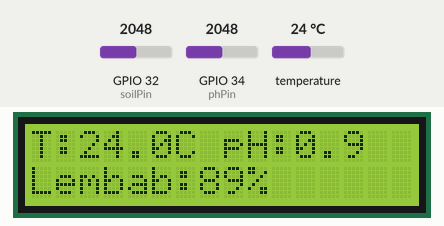
Bench run of a sketch on a simulated ESP32. On the bench: 16×2 character LCD. Inputs (shaded band) come from the test bench; at power-on: GPIO 34 (phPin) = 2048, temperature 24 °C, GPIO 32 (soilPin) = 2048. WiFi joins after 1.5 s; servers stay silent unless stated; uploads are accepted with an empty reply; the local clock reads 2024-03-15 10:24:30 at power-on unless the sketch sets it; what the sketch prints to the serial monitor is not drawn.

Above: at 3.3 s.
3.4 s: GPIO 34 (phPin) set to 1228
At 5.5 s:
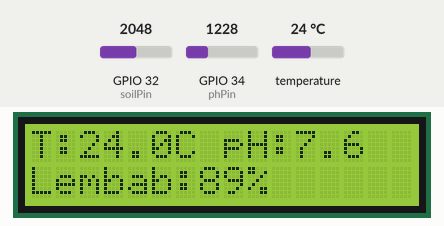
6.2 s: temperature set to 12 °C
At 8.2 s:
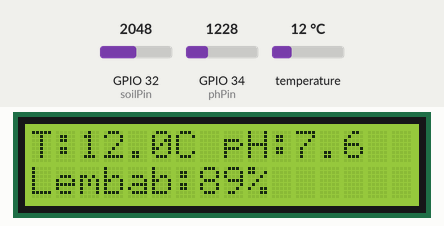
9.0 s: GPIO 32 (soilPin) set to 2866
At 11.2 s:
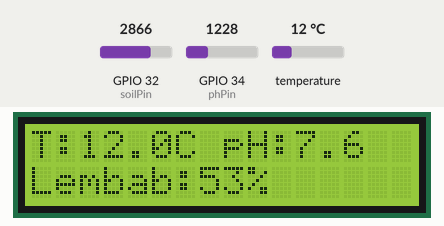
12.2 s: temperature set to 19 °C
At 13.9 s:
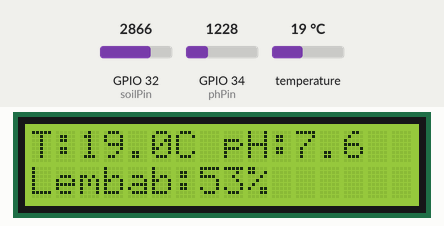
15.0 s: GPIO 32 (soilPin) set to 3603
At 17.9 s:
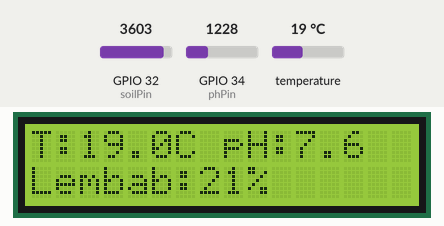
18.2 s: GPIO 34 (phPin) set to 491
At 19.7 s:
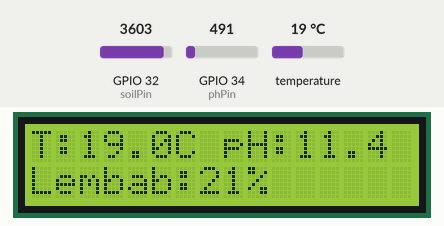
Timing chart, 0 to 21.2 s (numbered marks = the images above; inputs shaded):
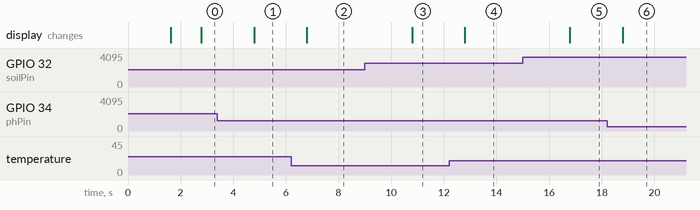

Measured:
- after the input at 3.4 s, the display: changes after 1.4 s (image 1)
- after the input at 6.2 s, the display: changes after 0.59 s (image 2)
- after the input at 9.0 s, the display: changes after 1.8 s (image 3)
- after the input at 12.2 s, the display: changes after 0.59 s (image 4)
- after the input at 15.0 s, the display: changes after 1.8 s (image 5)
- after the input at 18.2 s, the display: changes after 0.59 s (image 6)

The sketch:

Hardware-esp32-code.ino
```cpp
#include <WiFi.h>
#include <HTTPClient.h>         // Library untuk koneksi HTTP
#include <ArduinoJson.h>        // Library untuk memformat data JSON
#include <Wire.h>
#include <LiquidCrystal_I2C.h>  // Library untuk LCD I2C
#include <OneWire.h>
#include <DallasTemperature.h>
#include <time.h>               // Library untuk Waktu (NTP)

// --- KONFIGURASI PENGGUNA ---
const char* ssid = "SensorTanah";
const char* password = "12345678";

// URL Firebase Anda
String firebaseLatestUrl = "https://pti-soil-tracker-default-rtdb.asia-southeast1.firebasedatabase.app/sensors/latest.json";

// --- KONFIGURASI WAKTU (NTP) ---
const char* ntpServer = "pool.ntp.org";
const long  gmtOffset_sec = 25200;  // GMT+7 (WIB)
const int   daylightOffset_sec = 0;

// --- KONFIGURASI PIN ---
const int soilPin = 32; // Pin ADC untuk sensor Kelembapan Tanah
const int phPin = 34;   // Pin ADC untuk sensor pH
const int oneWirePin = 13; // Pin untuk DS18B20

// --- KONFIGURASI SENSOR ---
OneWire wiring(oneWirePin);
DallasTemperature sensor(&wiring);
LiquidCrystal_I2C lcd(0x27, 16, 2);

// --- KALIBRASI SENSOR (HASIL UKUR FISIK) ---
const int NILAI_KERING = 4095;
const int NILAI_BASAH = 1800;

// --- HASIL KALIBRASI PH 3 TITIK (DATA REAL) ---
// Sifat Sensor: INVERSE (Makin Asam = Makin Tinggi ADC)
// pH 4.01 (Asam)   = ADC 1700
// pH 6.86 (Netral) = ADC 1380
// pH 9.18 (Basa)   = ADC 830
const int ADC_PH_NETRAL = 1380; // pH 6.86
const int ADC_PH_ASAM   = 1700; // pH 4.01
const int ADC_PH_BASA   = 930;  // pH 9.18
// ------------------------------------

HTTPClient http;
unsigned long intervalBacaSensor = 2000;
unsigned long waktuBacaTerakhir = 0;

void kirimDataLatest(String jsonPayload) {
  if (WiFi.status() != WL_CONNECTED) return;
  http.begin(firebaseLatestUrl);
  http.addHeader("Content-Type", "application/json");
  http.PUT(jsonPayload);
  http.end();
}

void setup() {
  Serial.begin(115200);
  sensor.begin();
  lcd.init();
  lcd.backlight();
  lcd.setCursor(0, 0);
  lcd.print("PTI Soil Tracker");
  lcd.setCursor(0, 1);
  lcd.print("Menghubungkan...");

  WiFi.begin(ssid, password);
  while (WiFi.status() != WL_CONNECTED) {
    delay(500);
  }

  // Sinkronisasi Waktu
  configTime(gmtOffset_sec, daylightOffset_sec, ntpServer);
  struct tm timeinfo;
  if (getLocalTime(&timeinfo)) {
    Serial.println("Waktu tersinkronisasi!");
  }
  lcd.clear();
}

void loop() {
  unsigned long waktuSekarang = millis();

  if (waktuSekarang - waktuBacaTerakhir >= intervalBacaSensor) {
    waktuBacaTerakhir = waktuSekarang;

    // 1. Baca Suhu
    sensor.requestTemperatures();
    float data_suhu = sensor.getTempCByIndex(0);

    // 2. Baca Kelembapan
    int nilaiSensorLembab = analogRead(soilPin);
    int persentaseLembab = map(nilaiSensorLembab, NILAI_KERING, NILAI_BASAH, 0, 100);
    persentaseLembab = constrain(persentaseLembab, 0, 100);

    // 3. Baca pH (Metode 3 Titik - INVERSE LOGIC)
    int nilaiSensorPH = analogRead(phPin);
    float nilaiPH;

    // Logika: Karena pH 4 (1700) > pH 7 (1380), maka jika ADC > 1380 berarti ASAM
    if (nilaiSensorPH > ADC_PH_NETRAL) {
        // --- RENTANG ASAM (ADC 1380 s/d 1700) ---
        // Kita hitung posisi nilaiSensorPH di antara titik Netral dan Asam
        // Rumus Interpolasi Linear:
        // pH = pH1 + (ADC - ADC1) * (pH2 - pH1) / (ADC2 - ADC1)
        float slope = (4.01 - 6.86) / (float)(ADC_PH_ASAM - ADC_PH_NETRAL);
        nilaiPH = 6.86 + ( (float)(nilaiSensorPH - ADC_PH_NETRAL) * slope );

        Serial.print("Mode: ASAM (ADC "); Serial.print(nilaiSensorPH);
    } else {
        // --- RENTANG BASA (ADC 1380 s/d 830) ---
        // ADC lebih kecil dari Netral, berarti BASA
        float slope = (9.18 - 6.86) / (float)(ADC_PH_BASA - ADC_PH_NETRAL);
        nilaiPH = 6.86 + ( (float)(nilaiSensorPH - ADC_PH_NETRAL) * slope );

        Serial.print("Mode: BASA (ADC "); Serial.print(nilaiSensorPH);
    }
    Serial.print(") -> pH: "); Serial.println(nilaiPH);

    nilaiPH = constrain(nilaiPH, 0.0, 14.0);

    // 4. Cek Error Suhu
    if (data_suhu == -127.00 || data_suhu == 85.00) {
      data_suhu = 0.0;
      Serial.println("Error Sensor Suhu!");
    }

    // 5. Tampilkan LCD
    lcd.clear();
    lcd.setCursor(0, 0);
    lcd.print("T:"); lcd.print(data_suhu, 1); lcd.print("C ");
    lcd.print("pH:"); lcd.print(nilaiPH, 1);
    lcd.setCursor(0, 1);
    lcd.print("Lembab:"); lcd.print(persentaseLembab); lcd.print("%");

    // 6. Format Waktu
    struct tm timeinfo;
    char timestampBuffer[20];
    if(!getLocalTime(&timeinfo)){
        strcpy(timestampBuffer, "00/00/0000 00:00:00");
    } else {
        strftime(timestampBuffer, sizeof(timestampBuffer), "%d/%m/%Y %H:%M:%S", &timeinfo);
    }

    // 7. Kirim ke Firebase
    StaticJsonDocument<256> doc;
    doc["kelembaban"] = persentaseLembab;
    doc["ph"] = nilaiPH;
    doc["suhu"] = data_suhu;
    doc["timestamp"] = timestampBuffer;

    String jsonBuffer;
    serializeJson(doc, jsonBuffer);
    kirimDataLatest(jsonBuffer);

    Serial.println("Data Terkirim: " + jsonBuffer);
  }
}
```
